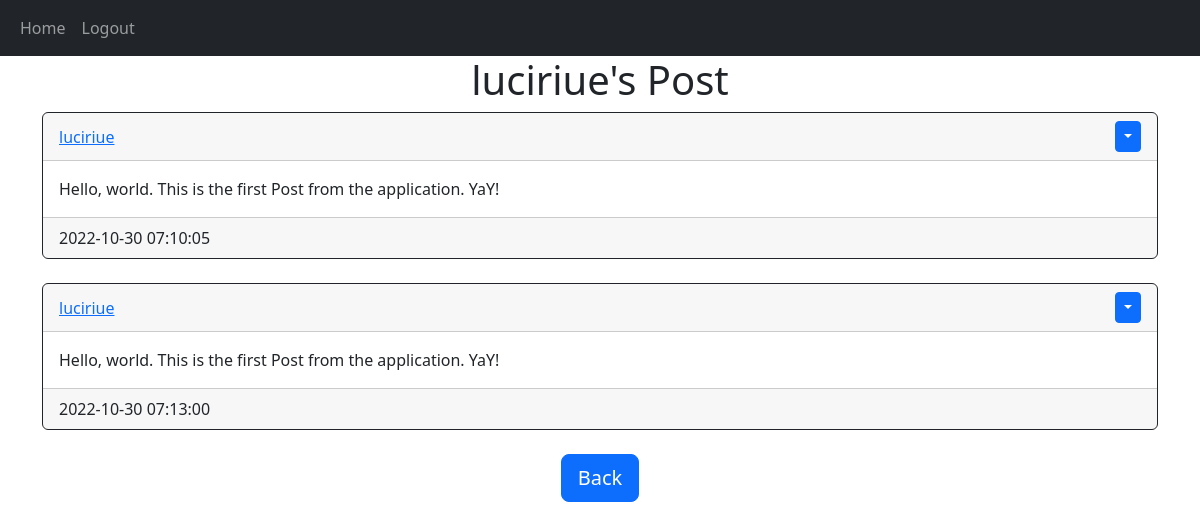
The app's page /posts/luciriue (signed in), older data.
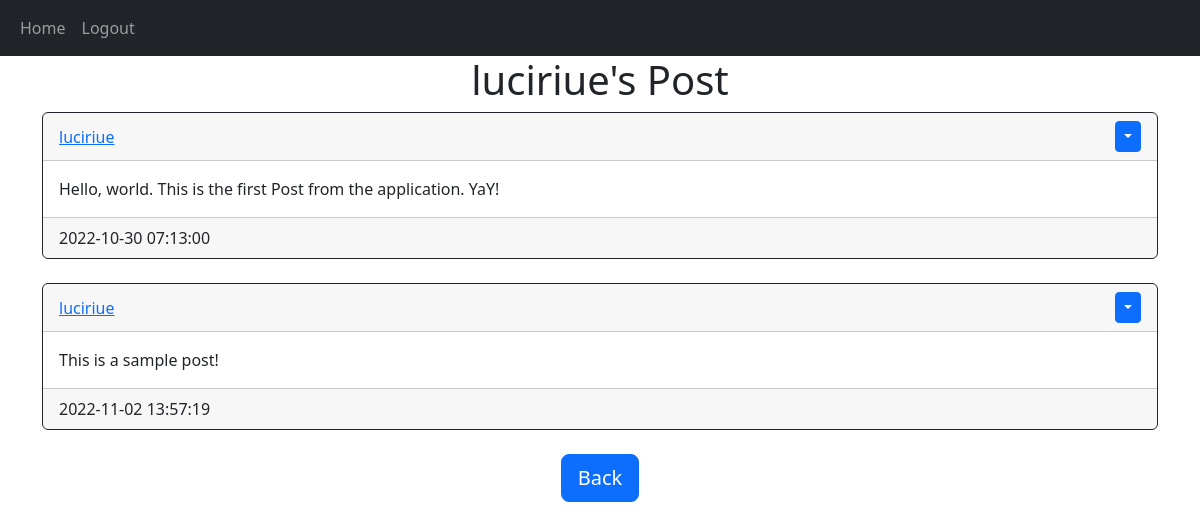
The same page, newer data.
### website/models.py (models this page shows)
class User(db.Model, UserMixin):
    id = db.Column(db.Integer, primary_key=True)
    email = db.Column(db.String(150), unique=True)
    username = db.Column(db.String(150), unique=True)
    password = db.Column(db.String(150))
    date_created = db.Column(db.DateTime(timezone=True), default=func.now())
    posts = db.relationship('Post', backref='user', passive_deletes=True)

class Post(db.Model):
    id = db.Column(db.Integer, primary_key=True)
    text = db.Column(db.Text, nullable=False)
    date_created = db.Column(db.DateTime(timezone=True), default=func.now())
    author = db.Column(db.Integer, db.ForeignKey('user.id', ondelete="CASCADE"), nullable=False)

### website/views.py (the view)
@views.route("/posts/<username>")
@login_required
def posts(username):
    user = User.query.filter_by(username=username).first()
    if not user:
        flash('No user exists with that username.', category='error')
        return redirect(url_for('views.home'))
    posts = Post.query.filter_by(author=user.id).all()
    return render_template("posts.html", user=current_user, posts=posts, username=username)

### website/__init__.py (called while the page is built)
def create_app():
    blogapp = Flask(__name__)
    blogapp.config['SECRET_KEY'] = "saltkey"
    blogapp.config['SQLALCHEMY_DATABASE_URI'] = f'sqlite:///{DB_NAME}'
    db.init_app(blogapp)
    from .views import views
    from .auth import auth
    blogapp.register_blueprint(views, url_prefix="/")
    blogapp.register_blueprint(auth, url_prefix="/")
    from .models import User, Post
    create_database(blogapp)
    login_manager = LoginManager()
    login_manager.login_view = "auth.login"
    login_manager.init_app(blogapp)
    @login_manager.user_loader
    def load_user(id):
        return User.query.get(int(id))
    return blogapp

### website/templates/posts.html (shortened to what this page needs)
{% extends "posts_div.html" %}
{% block header %}
    {{username}}'s Post
{% endblock %}
{% block footer %}
<div align="center">
    <a href="/home">
        <button type="button" class="btn btn-primary btn-lg">Back</button>
    </a>
</div>
{% endblock %}

### website/templates/posts_div.html (shortened to what this page needs)
{% extends "base.html" %}
{% block content %}
<h1 align="center">{% block header %}Posts{% endblock %}</h1>
<div id="posts">
    {% for post in posts %}
    <div class="card border-dark">
        <div class="card-header d-flex justify-content-between align-items-center">
            <a href="/posts/{{post.user.username}}">{{post.user.username}}</a>
            {% if user.id == post.author %}
            <div class="btn-group">
                <button type="button" class="btn btn-sm btn-primary dropdown-toggle" data-bs-toggle="dropdown"></button>
            </div>
            {% endif %}
        </div>
        <div class="card-body">
            <div class="card-text">
                {{post.text}}
            </div>
        </div>
        <div class="card-footer tet-muted">
            {{post.date_created}}
        </div>
    </div>
    <br/>
    {% endfor %}
</div>
{% block footer %}{% endblock%}
{% endblock %}

### website/templates/base.html (shortened to what this page needs)
<!DOCTYPE html>
<html lang="en">
<head>
    <link href="https://cdn.jsdelivr.net/npm/bootstrap@5.2.2/dist/css/bootstrap.min.css" rel="stylesheet">
</head>
<body>
    <nav class="navbar navbar-expand-lg navbar-dark bg-dark">
        <div class="container-fluid">
            <div class="collapse navbar-collapse" id="navbar">
                <div class="navbar-nav">
                    <a class="nav-item nav-link" href="/home">Home</a>
                    {% if user.is_authenticated %}
                        <a class="nav-item nav-link" href="/logout">Logout</a>
                    {% else %}
                        <a class="nav-item nav-link" href="/login">Login</a>
                        <a class="nav-item nav-link" href="/sign-up">Sign Up</a>
                    {% endif %}
                </div>
            </div>
        </div>
    </nav>
    <div class="container">
        {% block content %}{% endblock %}
    </div>
</body>
</html>

Row changes from the older to the newer data that the page shows:
removed Post: user.username "luciriue", text "Hello, world. This is the first Post from the application. YaY!", date_created "2022-10-30 07:10:05"
added Post: user.username "luciriue", text "This is a sample post!", date_created "2022-11-02 13:57:19"
